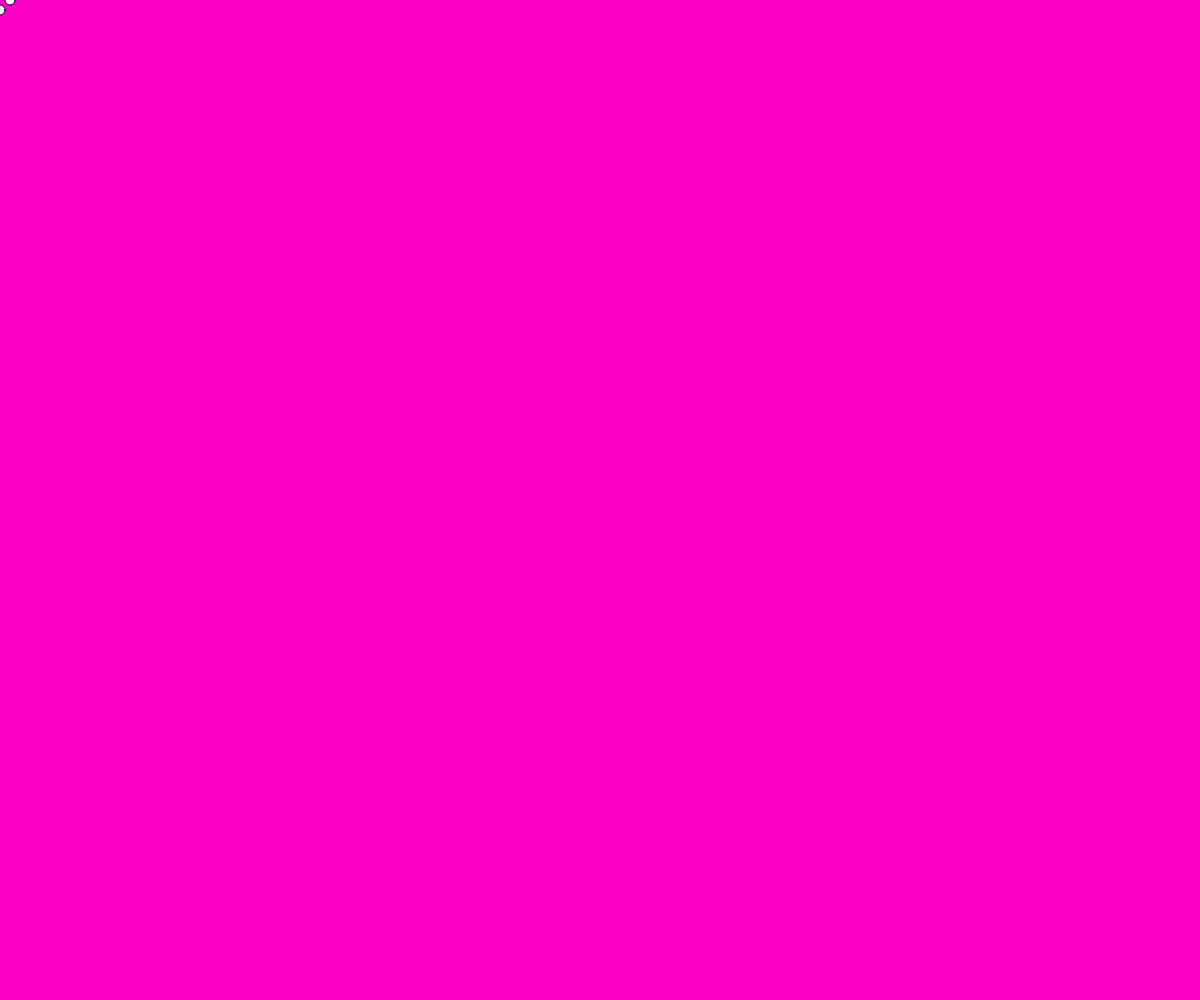
Frame 1 (no input)
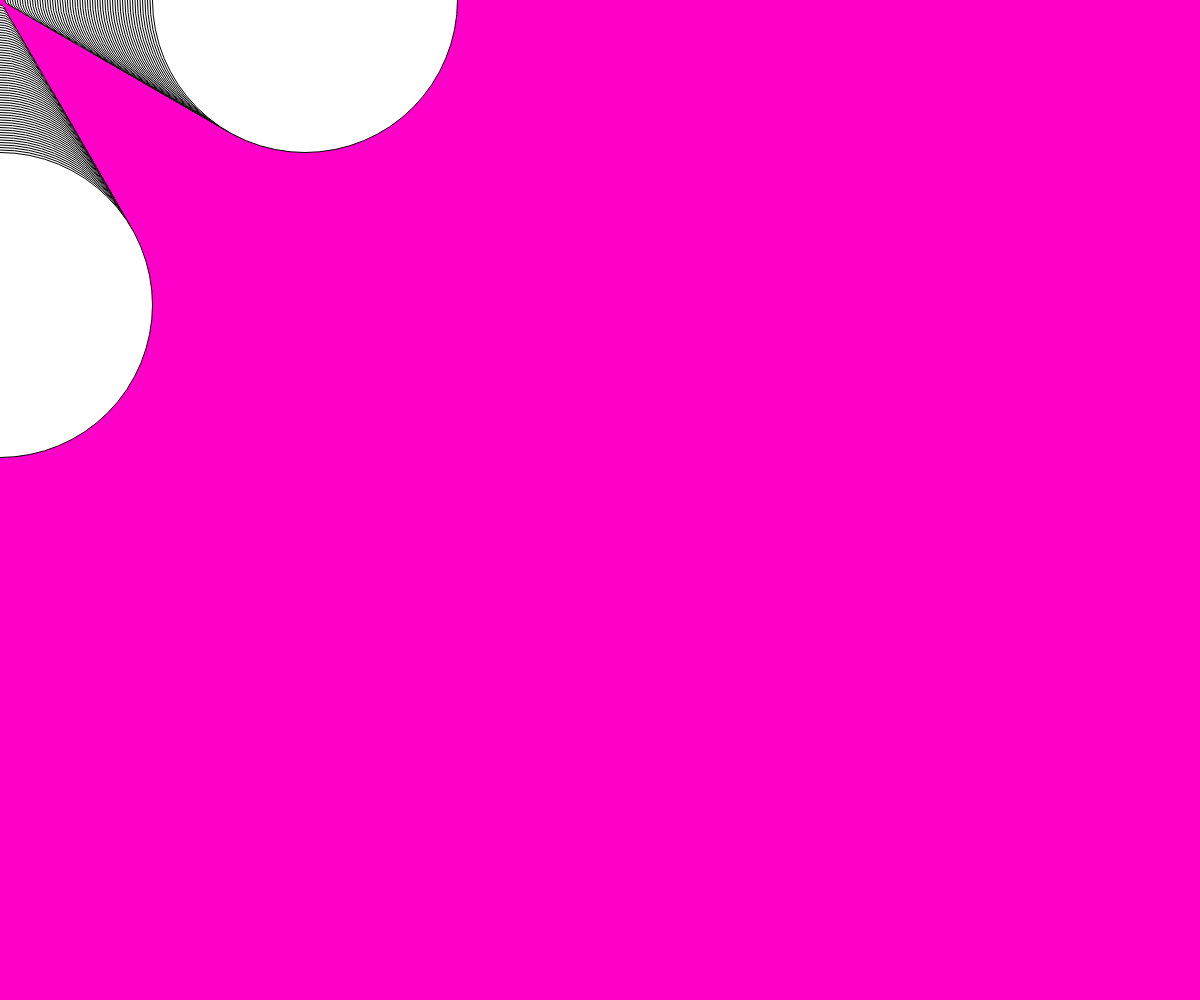
Frame 60 (no input)
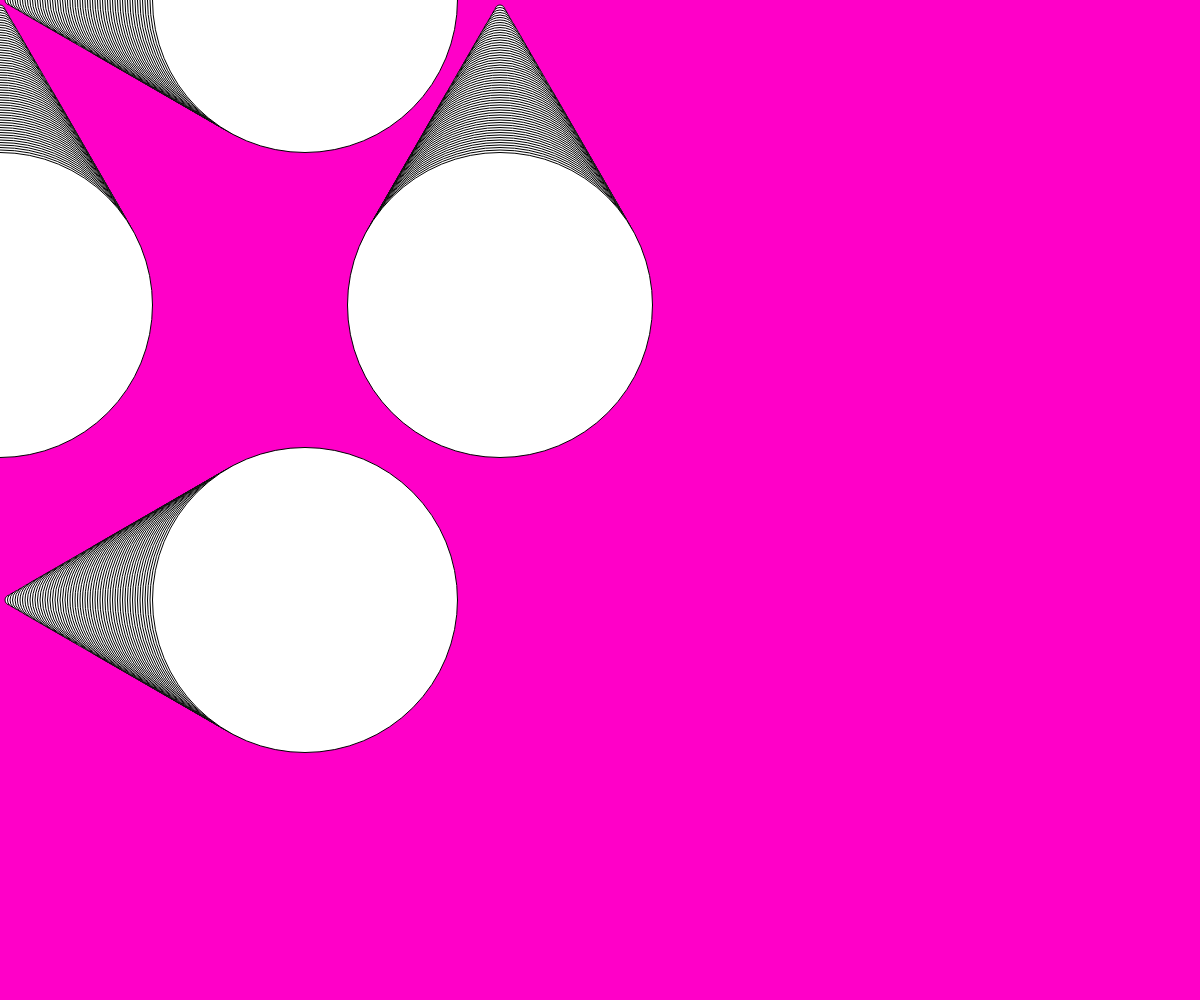
Frame 120 (the mouse pressed at the canvas centre since frame 60)

The p5.js sketch that drew these frames (run headless with seeded random() and noise() and a simulated clock; from frame 60 on, the mouse is pressed at the canvas centre):

// p5.js sketch
// ── sketch.js
// sketch.js

var cnv;
let moverX = 10;

function centerCanvas() {
  var x = (windowWidth - width) / 2;
  var y = (windowHeight - height) / 2;
  cnv.position(x, y);
}

function setup() {
  cnv = createCanvas(windowWidth,windowHeight);
  centerCanvas();
  background(255, 0, 200);
}

function windowResized() {
  centerCanvas();
}

function mousePressed(){
  moverX = 10;
}

function draw() {
   //background(220);
  ellipse(mouseY, moverX, moverX, moverX);
  ellipse(moverX, mouseX, moverX, moverX);
  moverX+=5;
}
